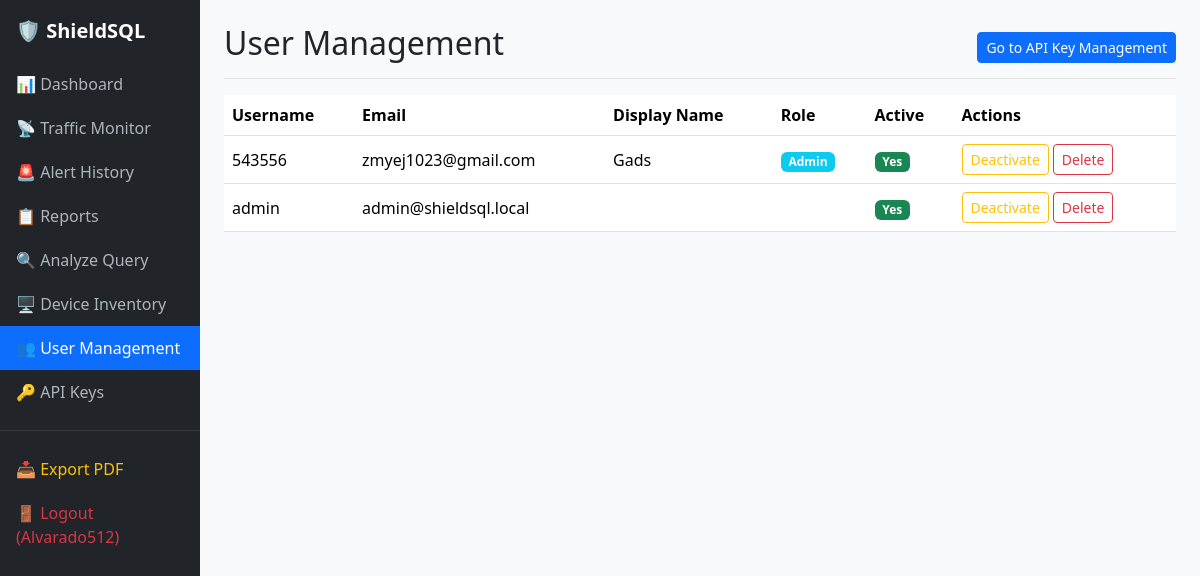
/users/ (signed in), run on the app's committed database.
### monitor/models.py (models this page shows, shortened)
class User(AbstractUser):
    display_name = models.CharField(max_length=150, blank=True)
    role = models.CharField(max_length=50, blank=True)
    created_at = models.DateTimeField(auto_now_add=True)

### monitor/views.py (the view, shortened to what this page needs)
# urls.py: path('users/', views.UserManagementView.as_view(), name='user_management'),
class UserManagementView(RoleRequiredMixin, View):
    template_name = "monitor/user_management.html"
    min_role = "admin"
    def dispatch(self, request, *args, **kwargs):
        if not (request.user.is_superuser or getattr(request.user, "role", None) == "admin"):
            raise PermissionDenied("Only super administrators and admins can manage users.")
        return super().dispatch(request, *args, **kwargs)
    def get(self, request):
        users = models.User.objects.exclude(username__in=HIDDEN_SUPER_ADMIN_USERNAMES).order_by("-created_at")
        from django.utils import timezone as _tz
        now = _tz.now()
        recent_threshold = now - timedelta(hours=5)
        api_keys = list(models.APIKey.objects.exclude(owner__username__in=HIDDEN_SUPER_ADMIN_USERNAMES).select_related("owner").all())
        keys_info = []
        return render(request, self.template_name, {"users": users, "api_keys": keys_info})

### monitor/permissions.py (called while the page is built, shortened)
    def dispatch(self, request, *args, **kwargs):
        if not request.user.is_authenticated:
            return self.handle_no_permission()
        min_level = ROLE_HIERARCHY.get(self.min_role, 0)
        if request.user.is_superuser:
            user_level = 2  # Max level (admin)
        else:
            user_level = ROLE_HIERARCHY.get(getattr(request.user, "role", ""), 0)
        return super().dispatch(request, *args, **kwargs)

### monitor/templates/monitor/user_management.html (shortened to what this page needs)
{% extends 'monitor/base.html' %}
{% block content %}
<div class="d-flex justify-content-between align-items-center pb-2 mb-3 border-bottom">
  <div>
    <h2>User Management</h2>
  </div>
  <div>
    <a href="{% url 'monitor:api_keys' %}" class="btn btn-sm btn-primary">Go to API Key Management</a>
  </div>
</div>
<div class="table-responsive">
  <table class="table table-hover align-middle">
    <thead><tr><th>Username</th><th>Email</th><th>Display Name</th><th>Role</th><th>Active</th><th>Actions</th></tr></thead>
    <tbody>
      {% for u in users %}
      <tr>
        <td>{{ u.username }}</td>
        <td>{{ u.email }}</td>
        <td>{{ u.display_name }}</td>
        <td><span class="badge bg-info">{{ u.role|title }}</span></td>
        <td>{% if u.is_active %}<span class="badge bg-success">Yes</span>{% else %}<span class="badge bg-danger">No</span>{% endif %}</td>
        <td>
          <form method="post" class="d-flex gap-1">
            <button type="submit" name="action" value="toggle_active" class="btn btn-sm btn-outline-warning">
              {% if u.is_active %}Deactivate{% else %}Activate{% endif %}
            </button>
            <button type="submit" name="action" value="delete" class="btn btn-sm btn-outline-danger" {% if u == user %}disabled{% endif %}>
              Delete
            </button>
          </form>
        </td>
      </tr>
      {% empty %}
      <tr><td colspan="6" class="text-center text-muted">No users</td></tr>
      {% endfor %}
    </tbody>
  </table>
</div>
{% endblock %}

### monitor/templates/monitor/base.html (shortened to what this page needs)
<!doctype html>
<html lang="en">
  <head>
    <link href="https://cdn.jsdelivr.net/npm/bootstrap@5.3.3/dist/css/bootstrap.min.css" rel="stylesheet">
  </head>
  <body>
    <div class="container-fluid">
      <div class="row">
        <nav class="col-md-2 d-none d-md-block sidebar px-0">
          <div class="brand">🛡️ ShieldSQL</div>
          {% if user.is_authenticated %}
          <a href="{% url 'monitor:dashboard' %}" class="{% if request.resolver_match.url_name == 'dashboard' %}active{% endif %}">📊 Dashboard</a>
          {% endif %}
          <a href="{% url 'monitor:traffic' %}" class="{% if request.resolver_match.url_name == 'traffic' %}active{% endif %}">📡 Traffic Monitor</a>
          <a href="{% url 'monitor:alerts' %}" class="{% if request.resolver_match.url_name == 'alerts' %}active{% endif %}">🚨 Alert History</a>
          <a href="{% url 'monitor:reports' %}" class="{% if request.resolver_match.url_name == 'reports' %}active{% endif %}">📋 Reports</a>
          <a href="{% url 'monitor:query_analysis' %}" class="{% if request.resolver_match.url_name == 'query_analysis' %}active{% endif %}">🔍 Analyze Query</a>
          {% if user.is_authenticated %}
            <a href="{% url 'monitor:device_inventory' %}" class="{% if request.resolver_match.url_name == 'device_inventory' %}active{% endif %}">🖥️ Device Inventory</a>
            {% if user.is_superuser or user.is_staff or user.role|lower == 'admin' %}
              <a href="{% url 'monitor:user_management' %}" class="{% if request.resolver_match.url_name == 'user_management' %}active{% endif %}">👥 User Management</a>
              <a href="{% url 'monitor:api_keys' %}" class="{% if request.resolver_match.url_name == 'api_keys' %}active{% endif %}">🔑 API Keys</a>
            {% endif %}
          {% endif %}
          <hr class="border-secondary">
          {% if user.is_authenticated %}
          <a href="{% url 'monitor:export_pdf' %}" class="text-warning">📥 Export PDF</a>
          <a href="{% url 'monitor:logout' %}" class="text-danger">🚪 Logout ({{ user.username }})</a>
          {% else %}
          <a href="{% url 'monitor:login' %}" class="text-success">🔑 Login</a>
          <a href="{% url 'monitor:register' %}" class="text-info">📝 Register</a>
          {% endif %}
        </nav>
        <main class="col-md-10 ms-sm-auto px-md-4 py-4">
          {% block content %}{% endblock %}
        </main>
      </div>
    </div>
  </body>
</html>

### monitor/templates/monitor/base.html (style rules this page uses)
body { background-color: #f8f9fa; }
.sidebar { min-height: 100vh; background-color: #212529; }
.sidebar a { color: #adb5bd; text-decoration: none; display: block; padding: 10px 16px; }
.sidebar a:hover, .sidebar a.active { color: #fff; background-color: #0d6efd; }
.sidebar .brand { font-size: 1.25rem; font-weight: bold; color: #fff; padding: 16px; }
.table-responsive { max-height: 500px; overflow-y: auto; }

### data on the page
User: username "Alvarado512"
User: username "543556", email "zmyej1023@gmail.com", display_name "Gads", role "Admin", is_active "Yes"
User: username "admin", email "admin@shieldsql.local", is_active "Yes"
